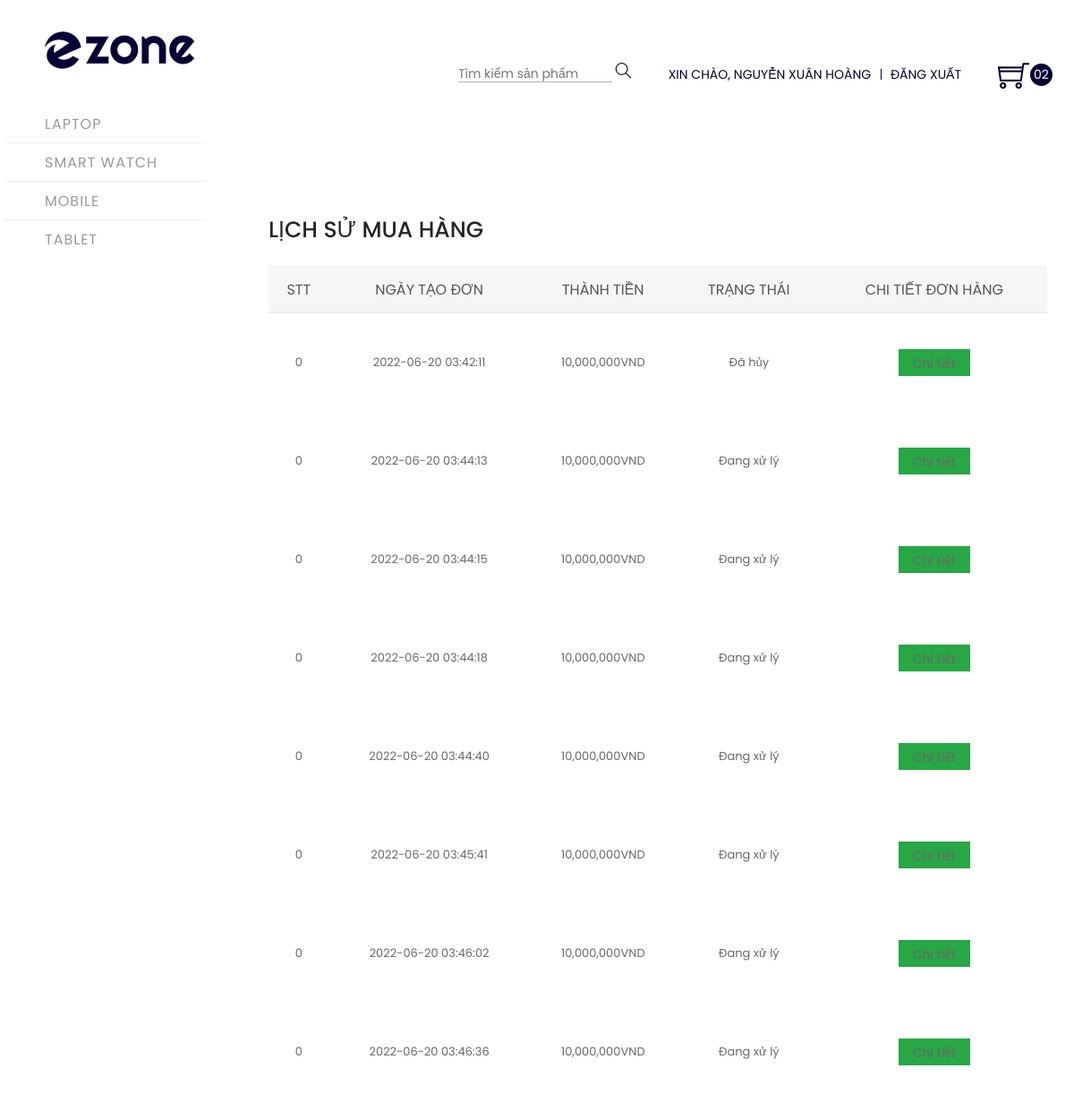
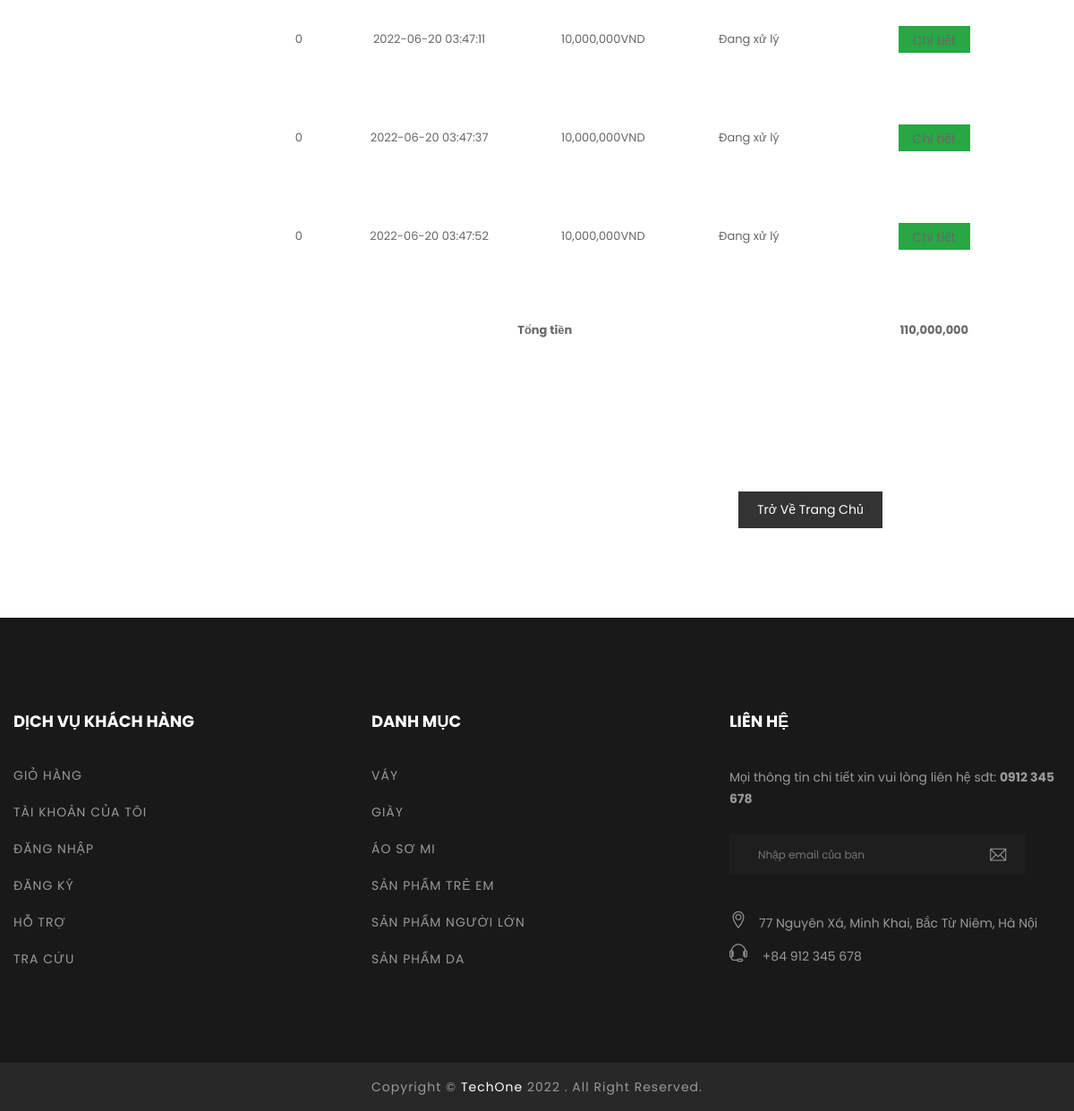
The page /user/View/purchase_history.php (signed in) on the database its author committed (2 pictures, top to bottom).
### tables this page shows
CREATE TABLE `orders` (
  `id` int(11) NOT NULL,
  `id_user` int(11) NOT NULL,
  `name_receiver` varchar(255) NOT NULL,
  `phone_receiver` varchar(255) NOT NULL,
  `address_receiver` varchar(255) NOT NULL,
  `notes` text NOT NULL,
  `status` varchar(255) NOT NULL,
  `total_price` int(11) NOT NULL,
  `created_at` timestamp NOT NULL DEFAULT current_timestamp()
);

### user/View/purchase_history.php (the view, shortened to what this page needs)
<!doctype html>
<html class="no-js" lang="en">
<head>
    <?php include('components/head.php') ?>
</head>
<body>
    <?php
    include("../../services/connect.php");
    ?>
    <div class="header-area">
        <div class="header-left-sidebar">
            <div class="logo">
                <a href="index.php"><img src="assets/img/logo/logo.png" alt=""></a>
            </div>
            <div class="main-menu menu-hover">
                <nav>
                    <ul>
                        <li><a href="category-view.php?cate_id=1&&manu_id=0">LAPTOP</a>
                        </li>
                        <li><a href="category-view.php?cate_id=2&&manu_id=0">SMART WATCH</a>
                        </li>
                        <li><a href="category-view.php?cate_id=3&&manu_id=0">MOBILE</a>
                        </li>
                        <li><a href="category-view.php?cate_id=4&&manu_id=0">TABLET</a>
                        </li>
                    </ul>
                </nav>
            </div>
        </div>
        <div class="header-right-sidebar">
            <div class="header-search-cart-login">
                <div class="header-search">
                    <form action="#">
                        <input placeholder="Tìm kiểm sản phẩm" type="text">
                        <button>
                            <i class="ti-search"></i>
                        </button>
                    </form>
                </div>
                <div class="header-login">
                    <?php if (!isset($_SESSION['user'])) { ?>
                        <ul>
                            <li><a href="login.php">Đăng nhập</a></li>
                            <li><a href="register.php">Đăng ký</a></li>
                        </ul>
                    <?php } else { ?>
                        <ul>
                            <li><a href="profile.php">Xin Chào, <?php echo $_SESSION['user']['name'] ?></a></li>
                            <li><a href="logout.php">Đăng xuất</a></li>
                        </ul>
                    <?php } ?>
                </div>
                <div class="header-cart cart-res">
                    <a class="icon-cart" href="#">
                        <i class="ti-shopping-cart"></i>
                        <span class="shop-count pink">02</span>
                    </a>
                </div>
            </div>
        </div>
    </div>
    <body>
        <div class="cart-main-area pt-95 pb-100">
            <br><br><br><br><br><br><br>
            <div class="container">
                <div class="row">
                    <div class="col-lg-12 col-md-12 col-sm-12 col-xs-6">
                        <h1 class="cart-heading">Lịch sử mua hàng</h1>
                        <form action="#">
                            <div class="table-content table-responsive">
                                <?php
                                if (isset($_SESSION['user'])) {
                                    $user_id = $_SESSION['user']['id'];
                                    $sql = " SELECT * FROM orders WHERE id_user = '$user_id' ";
                                    $rs = mysqli_query($connect, $sql);
                                    $total = 0;
                                    $count = 0;
                                ?>
                                    <table class="table table-hover">
                                        <thead>
                                            <tr>
                                                <th>STT</th>
                                                <th>Ngày tạo đơn</th>
                                                <th>Thành tiền</th>
                                                <th>Trạng thái</th>
                                                <th>Chi tiết đơn hàng </th>
                                        </thead>
                                        <tbody>
                                            <?php foreach ($rs as $item) :
                                                $total += $item['total_price'];
                                            ?>
                                                <tr>
                                                    <td><?= $count ?></td>
                                                    <td><?= $item['created_at'] ?></td>
                                                    <td><?= number_format($item['total_price']) . 'VND' ?></td>
                                                    <td><?= $item['status'] ?></td>
                                                    <td>
                                                        <button type="button" class="btn btn-success">
                                                            <a href="order_details.php?id=<?php echo $item['id'] ?>">Chi tiết</a>
                                                        </button>
                                                    </td>
                                                </tr>
                                            <?php endforeach ?>
                                            <tr>
                                                <td colspan="4"><strong>Tổng tiền</strong></td>
                                                <td><b id="tongTien"><?= number_format($total) ?></b></td>
                                            </tr>
                                        </tbody>
                                    </table>
                                <?php
                                } else {
                                    echo 'Đăng nhập để xem lại lịch sử mua hàng';
                                }
                                ?>
                            </div>
                            <div class="row">
                                <div class="col-md-5 ml-auto">
                                    <div class="cart-page-total">
                                        <a href="index.php">Trở về trang chủ</a>
                                    </div>
                                </div>
                            </div>
                        </form>
                    </div>
                </div>
            </div>
        </div>
    </body>
    <?php
    include('components/footer.php');
    ?>
</html>

### user/View/assets/css/bundle.css (style rules this page uses)
body { font-family: 'Poppins', sans-serif; font-weight: normal; font-style: normal; font-size: 14px; color:#686868; overflow-x: hidden; overflow-y: auto; }
a, .btn { -webkit-transition: all 0.3s ease-out 0s; -moz-transition: all 0.3s ease-out 0s; -ms-transition: all 0.3s ease-out 0s; -o-transition: all 0.3s ease-out 0s; transition: all 0.3s ease-out 0s; }
.btn { border-radius: 0px; font-size: 14px; padding: 0px 15px; height: 30px; line-height: 30px; }
a, button, input { outline: medium none; color: #686868; }
h1, h2, h3, h4, h5, h6 { font-family: 'Poppins', sans-serif; font-weight: normal; color: #383838; margin-top: 0px; font-style: normal; font-weight: 400; }
h1 { font-size: 46px; font-weight: 500; }
ul { margin: 0px; padding: 0px; }
li { list-style: none }
a.button-border span, a.button-border-white span, input, select, textarea { -webkit-transition: all 0.5s ease-out 0s; -moz-transition: all 0.5s ease-out 0s; -ms-transition: all 0.5s ease-out 0s; -o-transition: all 0.5s ease-out 0s; transition: all 0.5s ease-out 0s; }
input { background: #eceff8; border: 2px solid #eceff8; height: 45px; box-shadow: none; padding-left: 10px; font-size: 14px; color: #626262; width: 100%; }
.pt-95 { padding-top: 95px }
.pb-100 { padding-bottom: 100px }

### user/View/assets/css/user.css (style rules this page uses)
button { cursor: pointer !important; }

### rows shown on the page
orders: created_at "2022-06-20 03:42:11", total_price "10,000,000", status "Đã hủy"
orders: created_at "2022-06-20 03:44:13", total_price "10,000,000", status "Đang xử lý"
orders: created_at "2022-06-20 03:44:15", total_price "10,000,000", status "Đang xử lý"
orders: created_at "2022-06-20 03:44:18", total_price "10,000,000", status "Đang xử lý"
orders: created_at "2022-06-20 03:44:40", total_price "10,000,000", status "Đang xử lý"
orders: created_at "2022-06-20 03:45:41", total_price "10,000,000", status "Đang xử lý"
orders: created_at "2022-06-20 03:46:02", total_price "10,000,000", status "Đang xử lý"
orders: created_at "2022-06-20 03:46:36", total_price "10,000,000", status "Đang xử lý"
orders: created_at "2022-06-20 03:47:11", total_price "10,000,000", status "Đang xử lý"
orders: created_at "2022-06-20 03:47:37", total_price "10,000,000", status "Đang xử lý"
orders: created_at "2022-06-20 03:47:52", total_price "10,000,000", status "Đang xử lý"

### other values the page prints
$_SESSION['user']['name'] "NGUYỄN XUÂN HOÀNG"
$total "110,000,000"
